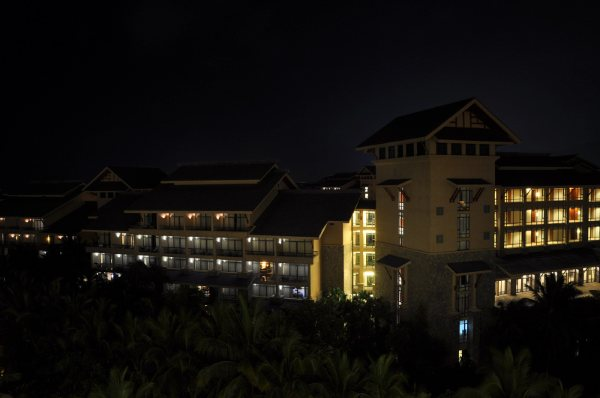
#> input picture testImage1.jpg, 600 x 398 px, found by its file name
$ jupyter execute --allow-errors Initial.ipynb   (older library calls are emulated)
#> lines starting #> are read from the running program, lines starting #| are printed output that depends on the picture; after the words box and inside, x2 and y2 are one past the last pixel; in counts of white or black regions, pixels touching at a corner belong together
# Current Procedure

[cell 1]
import numpy as np
import matplotlib.pyplot as plt
import imageio
import scipy, scipy.misc, scipy.signal
from skimage.metrics import peak_signal_noise_ratio as psnr
from skimage.metrics import structural_similarity as ssim
import cv2
import sys,os
import warnings
warnings.filterwarnings("ignore", message="spsolve requires A be CSC or CSR matrix format")
import PIL
from PIL import Image
from brisque import BRISQUE

[cell 2]
def computeTextureWeights(fin, sigma, sharpness):
    dt0_v = np.vstack((np.diff(fin, n=1, axis=0), fin[0,:]-fin[-1,:]))
    dt0_h = np.vstack((np.diff(fin, n=1, axis=1).conj().T, fin[:,0].conj().T-fin[:,-1].conj().T)).conj().T

    gauker_h = scipy.signal.convolve2d(dt0_h, np.ones((1,sigma)), mode='same')
    gauker_v = scipy.signal.convolve2d(dt0_v, np.ones((sigma,1)), mode='same')

    W_h = 1/(np.abs(gauker_h)*np.abs(dt0_h)+sharpness/2)
    W_v = 1/(np.abs(gauker_v)*np.abs(dt0_v)+sharpness/2)

    return  W_h, W_v

[cell 3]
def solveLinearEquation(IN, wx, wy, lamda):
    [r, c] = IN.shape
    k = r * c
    dx =  -lamda * wx.flatten('F')
    dy =  -lamda * wy.flatten('F')
    tempx = np.roll(wx, 1, axis=1)
    tempy = np.roll(wy, 1, axis=0)
    dxa = -lamda *tempx.flatten('F')
    dya = -lamda *tempy.flatten('F')
    tmp = wx[:,-1]
    tempx = np.concatenate((tmp[:,None], np.zeros((r,c-1))), axis=1)
    tmp = wy[-1,:]
    tempy = np.concatenate((tmp[None,:], np.zeros((r-1,c))), axis=0)
    dxd1 = -lamda * tempx.flatten('F')
    dyd1 = -lamda * tempy.flatten('F')

    wx[:,-1] = 0
    wy[-1,:] = 0
    dxd2 = -lamda * wx.flatten('F')
    dyd2 = -lamda * wy.flatten('F')

    Ax = scipy.sparse.spdiags(np.concatenate((dxd1[:,None], dxd2[:,None]), axis=1).T, np.array([-k+r,-r]), k, k)
    Ay = scipy.sparse.spdiags(np.concatenate((dyd1[None,:], dyd2[None,:]), axis=0), np.array([-r+1,-1]), k, k)
    D = 1 - ( dx + dy + dxa + dya)
    A = ((Ax+Ay) + (Ax+Ay).conj().T + scipy.sparse.spdiags(D, 0, k, k)).T

    tin = IN[:,:]
    tout = scipy.sparse.linalg.spsolve(A, tin.flatten('F'))
    # Fortran-style ordering
    OUT = np.reshape(tout, (r, c), order='F')

    return OUT

[cell 4]
def tsmooth(img, lamda=0.01, sigma=3.0, sharpness=0.001):
    I = cv2.normalize(img.astype('float64'), None, 0.0, 1.0, cv2.NORM_MINMAX)
    x = np.copy(I)
    wx, wy = computeTextureWeights(x, sigma, sharpness)
    S = solveLinearEquation(I, wx, wy, lamda)
    return S

[cell 5]
def rgb2gm(I):
    if (I.shape[2] == 3):
        I = cv2.normalize(I.astype('float64'), None, 0.0, 1.0, cv2.NORM_MINMAX)
        # geometric mean is a non-linear method
        #  It gives more weight to the smaller pixel values and less weight to the larger pixel values
        I = np.abs((I[:,:,0]*I[:,:,1]*I[:,:,2]))**(1/3)
        # CHANGE 1

    return I

[cell 6]
def applyK(I, k, a=-0.3293, b=1.1258):

    # power law transformation with gamma correction
    f = lambda x: np.exp((1-x**a)*b)
    # beta = exp((1-k^a)*b)
    beta = f(k)
    # esult is then multiplied by k raised to the power
    #  of a to compensate for the effect of the power law transformation.
    gamma = k**a
    J = (I**gamma)*beta
    return J

[cell 7]
def entropy(X):
    tmp = X * 255
    tmp[tmp > 255] = 255
    tmp[tmp<0] = 0
    tmp = tmp.astype(np.uint8)
    #  The histogram of the image is calculated and the probability of each pixel value is calculated
    _, counts = np.unique(tmp, return_counts=True)
    pk = np.asarray(counts)
    # entropy of the image is calculated as the negative
    # sum of the product of each probability and its logarithm, using base 2.
    pk = 1.0*pk / np.sum(pk, axis=0)
    S = -np.sum(pk * np.log2(pk), axis=0)
    return S

[cell 8]
def maxEntropyEnhance(I, isBad, a=-0.3293, b=1.1258):
    # Esatimate k
    tmp = cv2.resize(I, (50,50), interpolation=cv2.INTER_AREA)
    tmp[tmp<0] = 0
    tmp = tmp.real
    Y = rgb2gm(tmp)

    isBad = isBad * 1

    # MAKE A TUPLE OF (50,50)
    size = (50,50)

    # image_pil=Image.fromarray(isBad)
    image_pil = Image.fromarray(np.uint8(isBad))
    if size:
        bic=Image.BICUBIC
        image_pil=image_pil.resize(size, bic)
        isBad=np.array(image_pil)

    isBad[isBad < 0.5] = 0
    isBad[isBad >= 0.5] = 1


    # # IndexError: boolean index did not match indexed array along dimension 0; dimension is 50 but corresponding boolean dimension is 301
    # resize isBad to 50,50

    Y = Y[isBad==1]

    if Y.size == 0:
       J = I
       return J

    f = lambda k: -entropy(applyK(Y, k))
    opt_k = scipy.optimize.fminbound(f, 1, 7)
    # opt_k=0.5
    # Apply k
    # J = applyK(I, opt_k) - 0.01
    J = applyK(I, opt_k, a, b) - 0.01
    return J

[cell 9]
def fusion(img, mu=0.5, a=-0.3293, b=1.1258):
    lamda = 0.5
    sigma = 5
    # input image
    I = cv2.normalize(img.astype('float64'), None, 0.0, 1.0, cv2.NORM_MINMAX)

    # Weight matrix estimation
    t_b = np.max(I, axis=2)
    # resized_image=scipy.misc.imresize(t_b, 0.5, interp='bicubic', mode='F')
    img2 = np.array(Image.fromarray(t_b).resize(
    (int(0.5 * t_b.shape[0]), int(t_b.shape[1] * 0.5)),
    resample=PIL.Image.BICUBIC)
)

    t_our = cv2.resize(tsmooth(img2, lamda, sigma), (t_b.shape[1], t_b.shape[0]), interpolation=cv2.INTER_AREA)


    # Apply camera model with k(exposure ratio)
    isBad = t_our < 0.5
    J = maxEntropyEnhance(I, isBad)

    # W: Weight Matrix
    t = np.zeros((t_our.shape[0], t_our.shape[1], I.shape[2]))
    for i in range(I.shape[2]):
        t[:,:,i] = t_our
    W = t**mu

    I2 = I*W
    J2 = J*(1-W)

    result = I2 + J2
    result = result * 255
    result[result > 255] = 255
    result[result<0] = 0
    return result.astype(np.uint8)

[cell 10]
img_name = '/content/sample_data/testImage1.jpg'
img = imageio.v2.imread(img_name)
#> img is the input picture: shape (398, 600, 3); mean R, G, B 20.3, 17.5, 13.7
result = fusion(img)
#> in computeTextureWeights, `gauker_v = scipy.signal.convolve2d(dt0_v, np.ones((sigma,1)), mode='sa..`:
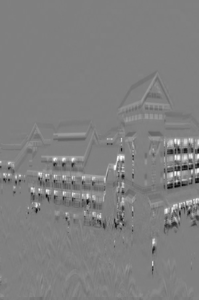
#> gauker_v: shape (300, 199) float64; min -0.877, max 0.87, mean 0.000163; drawn with min black and max white
#> in solveLinearEquation, `tempy = np.roll(wy, 1, axis=0)`:
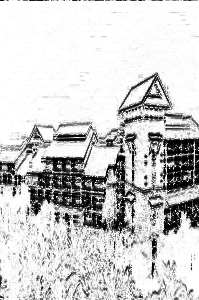
#> tempy: shape (300, 199) float64; min 2.16, max 2000, mean 1611.5; drawn with min black and max white
#> in solveLinearEquation, `tmp = wx[:,-1]`: tmp = 300 values, max 1997.9 at index 130, min 1.96 at index 202, mean 711.8
#> in solveLinearEquation, `tempx = np.concatenate((tmp[:,None], np.zeros((r,c-1))), axis=1)`:
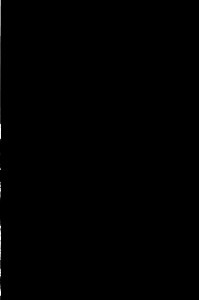
#> tempx: shape (300, 199) float64; min 0, max 1997.9, mean 3.6; drawn with min black and max white
#> in solveLinearEquation, `tmp = wy[-1,:]`: tmp = 199 values, max 1999.7 at index 65, min 63.23 at index 41, mean 1072.1
#> in solveLinearEquation, `wx[:,-1] = 0`:
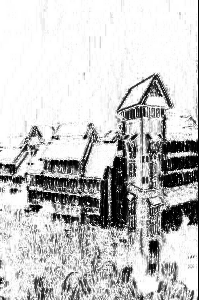
#> wx: shape (300, 199) float64; min 0, max 2000, mean 1553.3; drawn with min black and max white
#> in solveLinearEquation, `wy[-1,:] = 0`:
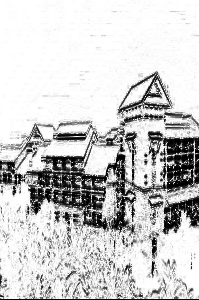
#> wy: shape (300, 199) float64; min 0, max 2000, mean 1607.9; drawn with min black and max white
#> in fusion, `isBad = t_our < 0.5`:
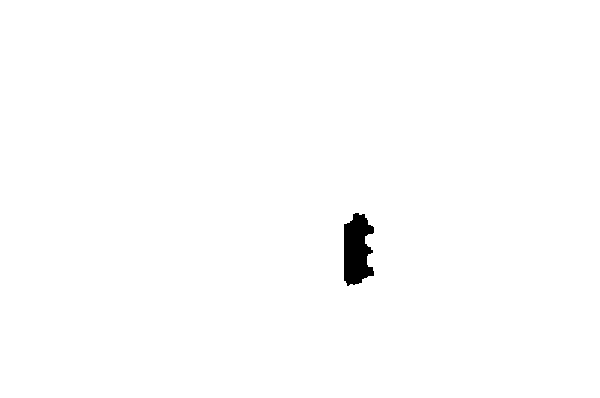
#> isBad: shape (398, 600) bool; 99.3% white; 1 black region, box (x1, y1, x2, y2) and area: (344, 213, 374, 286) 1642
#> in maxEntropyEnhance, `image_pil=image_pil.resize(size, bic)`:
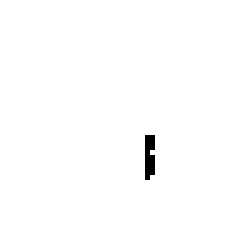
#> image_pil: PIL image 50x50 L (shown 5 times larger); values 0 (black) and 1 (white), 99.4% white; black in thin lines or dots, all inside (x1, y1, x2, y2) = (29, 27, 31, 36)
#> in maxEntropyEnhance, `Y = Y[isBad==1]`: Y = 2484 values, max 0.736 at index 1394, min 9.48e-09 at index 2220, mean 0.0721
#> in applyK, `J = (I**gamma)*beta`: J = 2484 values, max 1.17 at index 1394, min 5.49e-06 at index 2220, mean 0.215
#> in entropy, `tmp = X * 255`: tmp = 2484 values, max 298.7 at index 1394, min 0.0014 at index 2220, mean 54.79
#> in entropy, `tmp = tmp.astype(np.uint8)`: tmp = 2484 values, max 255 at index 1244, min 0 at index 2220, mean 54.28
#> in entropy, `_, counts = np.unique(tmp, return_counts=True)`: counts = 217 values, max 90 at index 7, min 1 at index 0, mean 11.45
#> in entropy, `pk = np.asarray(counts)`: pk has the same summary as counts
#> in entropy, `pk = 1.0*pk / np.sum(pk, axis=0)`: pk = 217 values, max 0.0362 at index 7, min 0.000403 at index 0, mean 0.00461
#> in entropy, `S = -np.sum(pk * np.log2(pk), axis=0)`: S = 6.84
#> in maxEntropyEnhance, `opt_k = scipy.optimize.fminbound(f, 1, 7)`: opt_k = 6.46
#> in fusion, `W = t**mu`:
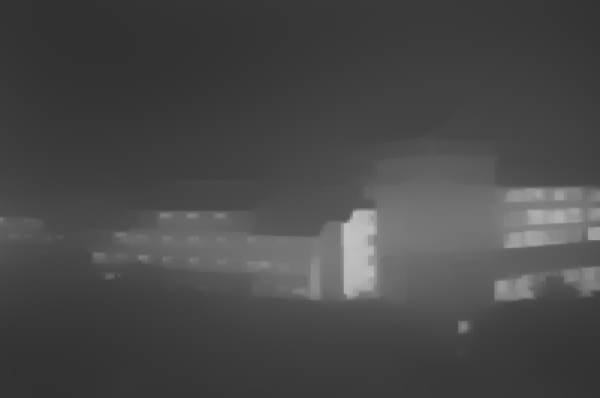
#> W: shape (398, 600, 3) float64; min 0.193, max 0.762, mean 0.285
#> in fusion, `result[result > 255] = 255`:
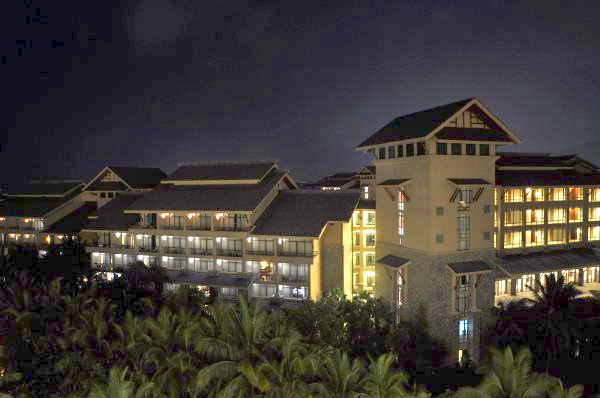
#> result: shape (398, 600, 3) float64; mean R, G, B 63.9, 58.4, 53.2; drawn with min black and max white
#> in fusion, `result[result<0] = 0`: result: shape (398, 600, 3) float64; 7.85% of pixels changed, all inside (x1, y1, x2, y2) = (0, 0, 600, 398)
#> in fusion, `return result.astype(np.uint8)`:
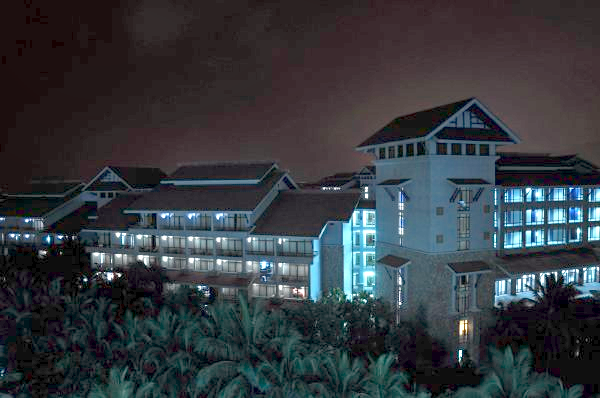
#> returned value: shape (398, 600, 3); mean of channels 0, 1, 2 63.5, 57.9, 52.9; drawn as B, G, R
psnr_value = psnr(img, result, data_range=255)
#> psnr_value = 15.03

# calculate SSIM
ssim_value = ssim(img, result, channel_axis=-1, data_range=255)
#> ssim_value = 0.334


# print results
print("PSNR: {:.2f} dB".format(psnr_value))
#| PSNR: 15.03 dB
print("SSIM: {:.2f}".format(ssim_value))
#| SSIM: 0.33

imageio.v3.imwrite('/content/sample_data/EnhancedImage.png', result)
#> (the rest of this cell did not finish here and is left out)
